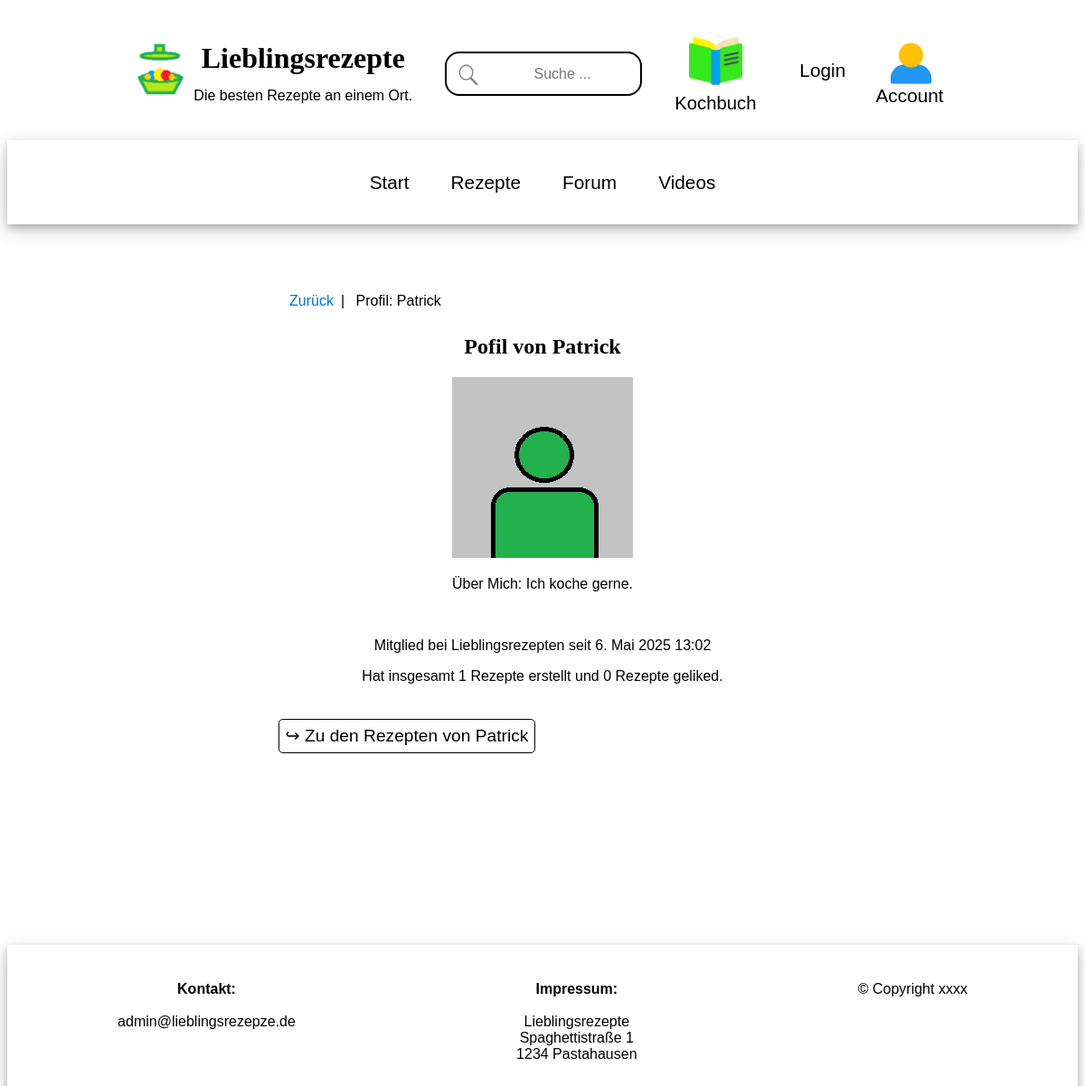
Page /user/profile/1/ on the earlier database version.
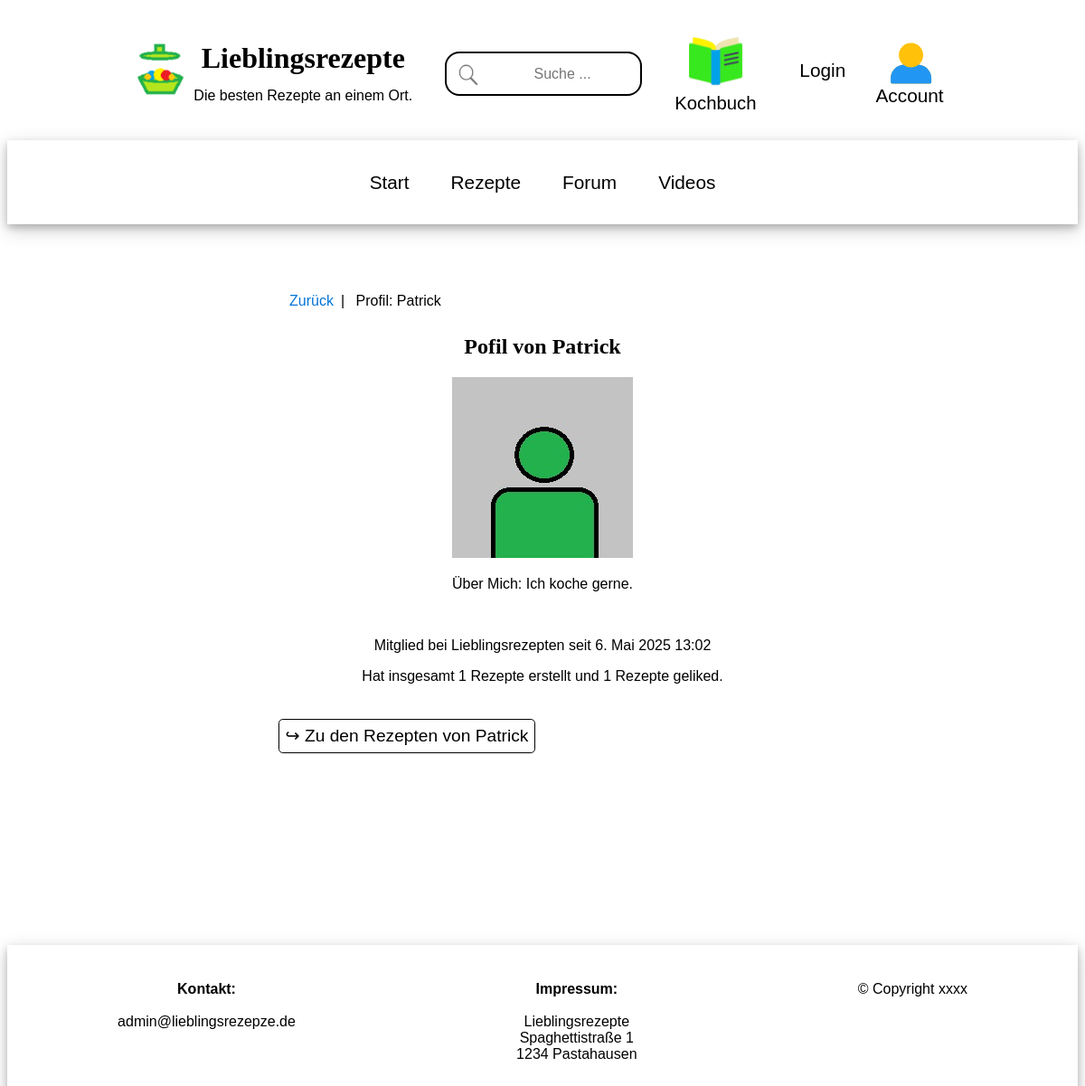
Same page on the later database version.
### user_app/models.py (models this page shows)
class User(AbstractUser):
    name = models.CharField(max_length=200, null=True)
    email = models.EmailField(unique=True, null=True)
    biography = models.TextField(null=True)
    user_image = models.ImageField(null=True, default="users/avatar.jpg", upload_to="users")
    updated = models.DateTimeField(auto_now=True)
    created = models.DateTimeField(auto_now_add=True)
    USERNAME_FIELD = 'email'
    REQUIRED_FIELDS = ['username']

### user_app/views.py (the view)
# urls.py: path('profile/<str:pk>/', views.userProfile, name="user-profile"),
def userProfile(request, pk):
    user = User.objects.get(id=pk)
    recipes = user.recipe_set.all()
    context = {'user': user, "recipes": recipes}
    return render(request, 'user_app/profile_user.html', context)

### user_app/templates/user_app/profile_user.html (shortened to what this page needs)
{% extends 'main.html' %}
{% block content %}
<div class="main-container">
<div class="main-middle-column" style="margin-bottom:10em;">
    <ul class="breadcrumb">
        <li><a href="{{request.META.HTTP_REFERER}}">Zurück</a></li>
        <li>Profil: {{user.username}}</li>
    </ul>
    <div style="text-align:center;">
        <h2>Pofil von {{user.username}}</h2>
        {% if user.user_image %}
            <img src="{{ user.user_image.url }}" style="width: 200px; height: 200px;" >
        {% endif %}
        <p>
            Über Mich:
            {% if user.biography %}
                {{ user.biography }}
            {% endif %}
        </p>
        <br>
        <p>Mitglied bei Lieblingsrezepten seit {{user.created}} </p>
        <p>Hat insgesamt {{user.recipe_set.all.count}} Rezepte erstellt und {{user.likes.all.count|default_if_none:"0"}} Rezepte geliked.</p>
        <br>
        <div style="text-align:left;">
        <form method="GET" action="{% url 'recipes' %}">
              <button type="submit" name="q" value={{user.username}}>&#8618; Zu den Rezepten von {{user.username}}</button>
        </form>
        </div>
    </div>
</div>
</div>
{% endblock %}

Differences in the rows shown:
changed User "Patrick": likes.all.count "0" → "1"
